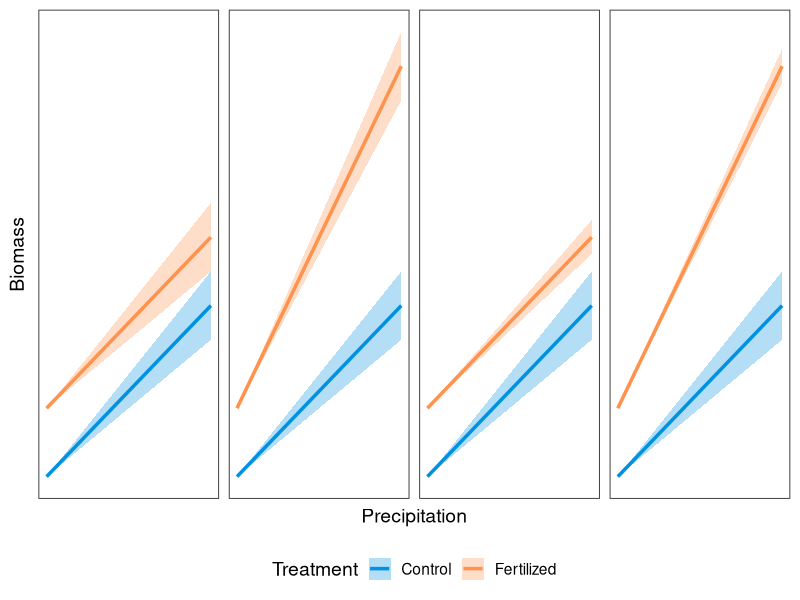
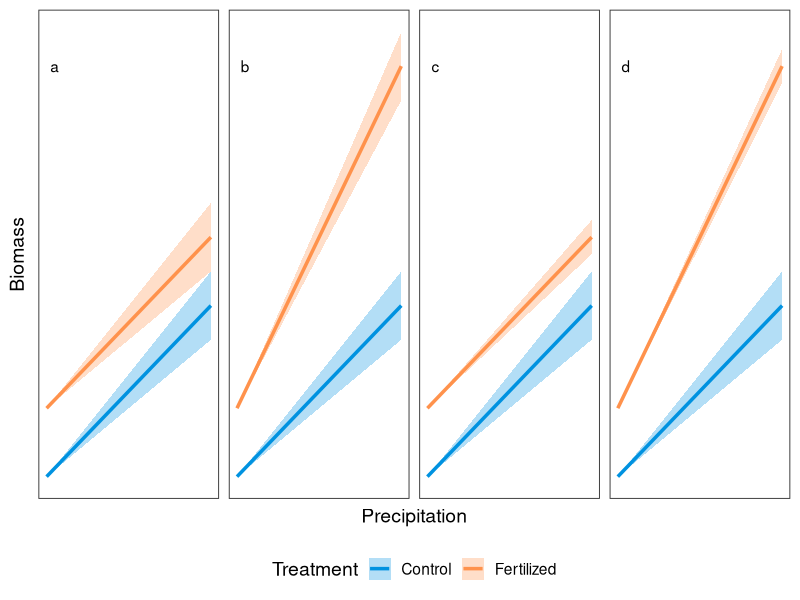

R code for these plots, in order:
library(ggplot2)
library(dplyr)
library(tidyr)

x <- seq(0, 10, length.out = 25)

panel_specs <- tibble(
  panel = factor(1:4),
  
  # Control (constant across panels)
  intercept_control = 2.0,
  slope_control     = 0.5,
  
  # Fertilized (intercept fixed, slope varies)
  slope_fert = c(0.5, 1.0, 0.5, 1.0),
  
  # Fertilized-only SE scaling
  se_fert = c(1, 1, 0.5, 0.5)
)

# Constants
intercept_fert <- 4.0
se_control     <- 1


plot_data <- panel_specs %>%
  crossing(
    x = x,
    Treatment = c("Control", "Fertilized")
  ) %>%
  mutate(
    intercept = if_else(
      Treatment == "Control",
      intercept_control,
      intercept_fert
    ),
    
    slope = if_else(
      Treatment == "Control",
      slope_control,
      slope_fert
    ),
    
    y = intercept + slope * x,
    
    se = if_else(
      Treatment == "Control",
      se_control * x / 10,
      se_fert * x / 10
    ),
    
    ymin = y - se,
    ymax = y + se
  )


fig1 <- ggplot(plot_data, aes(x = x, y = y)) +
  geom_ribbon(aes(ymin = ymin, ymax = ymax, fill = Treatment), alpha = 0.3) +
  geom_line(aes(color = Treatment), linewidth = 1.2) +
  facet_wrap(~ panel, nrow = 1, ncol = 4) +
  theme_bw(14) +
  scale_color_manual(values = c("#0092E0", "#ff924c")) +
  scale_fill_manual(values = c("#0092E0", "#ff924c")) +
  labs(x = "Precipitation", y = "Biomass") +
  theme(
    axis.ticks = element_blank(),
    axis.text = element_blank(),
    strip.text = element_blank(),
    panel.grid = element_blank(),
    legend.position = "bottom"
  )

fig1

fig1 +
  geom_text(
    data = tibble(panel = factor(1:4), label = letters[1:4]),
    aes(x = 0.5, y = 14, label = label),
    inherit.aes = FALSE
  )
